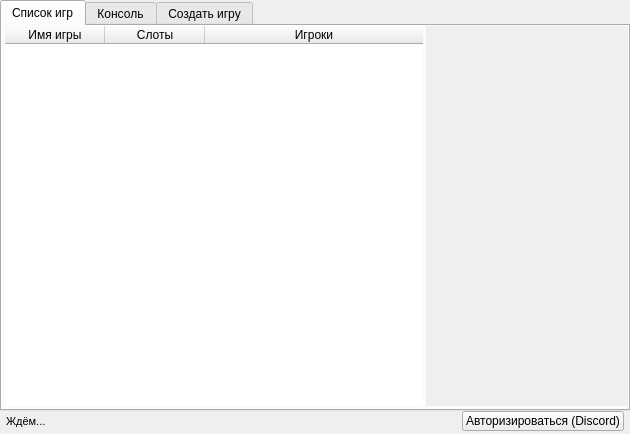
<?xml version="1.0" encoding="UTF-8"?>
<ui version="4.0">
 <class>ChatWidgetIrina</class>
 <widget class="QWidget" name="ChatWidgetIrina">
  <property name="geometry">
   <rect>
    <x>0</x>
    <y>0</y>
    <width>630</width>
    <height>434</height>
   </rect>
  </property>
  <property name="mouseTracking">
   <bool>true</bool>
  </property>
  <property name="windowTitle">
   <string>Form</string>
  </property>
  <layout class="QGridLayout" name="gridLayout">
   <property name="leftMargin">
    <number>0</number>
   </property>
   <property name="topMargin">
    <number>0</number>
   </property>
   <property name="rightMargin">
    <number>0</number>
   </property>
   <property name="bottomMargin">
    <number>3</number>
   </property>
   <property name="spacing">
    <number>0</number>
   </property>
   <item row="1" column="3">
    <widget class="QLabel" name="label">
     <property name="minimumSize">
      <size>
       <width>6</width>
       <height>0</height>
      </size>
     </property>
     <property name="maximumSize">
      <size>
       <width>6</width>
       <height>16777215</height>
      </size>
     </property>
     <property name="text">
      <string/>
     </property>
     <property name="textInteractionFlags">
      <set>Qt::NoTextInteraction</set>
     </property>
    </widget>
   </item>
   <item row="1" column="1">
    <widget class="QLabel" name="connectionStatus">
     <property name="sizePolicy">
      <sizepolicy hsizetype="Preferred" vsizetype="Preferred">
       <horstretch>0</horstretch>
       <verstretch>0</verstretch>
      </sizepolicy>
     </property>
     <property name="maximumSize">
      <size>
       <width>16777215</width>
       <height>20</height>
      </size>
     </property>
     <property name="font">
      <font>
       <pointsize>8</pointsize>
      </font>
     </property>
     <property name="text">
      <string>Ждём...</string>
     </property>
     <property name="margin">
      <number>0</number>
     </property>
     <property name="textInteractionFlags">
      <set>Qt::NoTextInteraction</set>
     </property>
    </widget>
   </item>
   <item row="1" column="2">
    <widget class="QPushButton" name="authButton">
     <property name="sizePolicy">
      <sizepolicy hsizetype="Fixed" vsizetype="Fixed">
       <horstretch>0</horstretch>
       <verstretch>0</verstretch>
      </sizepolicy>
     </property>
     <property name="maximumSize">
      <size>
       <width>16777215</width>
       <height>20</height>
      </size>
     </property>
     <property name="text">
      <string>Авторизироваться (Discord)</string>
     </property>
    </widget>
   </item>
   <item row="1" column="0">
    <widget class="QLabel" name="label_2">
     <property name="minimumSize">
      <size>
       <width>6</width>
       <height>0</height>
      </size>
     </property>
     <property name="maximumSize">
      <size>
       <width>6</width>
       <height>16777215</height>
      </size>
     </property>
     <property name="text">
      <string/>
     </property>
     <property name="textInteractionFlags">
      <set>Qt::NoTextInteraction</set>
     </property>
    </widget>
   </item>
   <item row="0" column="0" colspan="4">
    <widget class="CustomTabWidget" name="tabWidget">
     <property name="currentIndex">
      <number>0</number>
     </property>
     <widget class="QWidget" name="GameListTab">
      <attribute name="icon">
       <iconset resource="resources/icons.qrc">
        <normaloff>:/mainwindow/gamelist.png</normaloff>:/mainwindow/gamelist.png</iconset>
      </attribute>
      <attribute name="title">
       <string>Список игр</string>
      </attribute>
      <layout class="QGridLayout" name="gridLayout_3">
       <property name="leftMargin">
        <number>3</number>
       </property>
       <property name="topMargin">
        <number>0</number>
       </property>
       <property name="rightMargin">
        <number>0</number>
       </property>
       <property name="bottomMargin">
        <number>3</number>
       </property>
       <property name="spacing">
        <number>3</number>
       </property>
       <item row="0" column="0">
        <widget class="QTableWidget" name="GameList">
         <property name="frameShape">
          <enum>QFrame::NoFrame</enum>
         </property>
         <property name="editTriggers">
          <set>QAbstractItemView::NoEditTriggers</set>
         </property>
         <property name="alternatingRowColors">
          <bool>false</bool>
         </property>
         <property name="selectionMode">
          <enum>QAbstractItemView::SingleSelection</enum>
         </property>
         <property name="selectionBehavior">
          <enum>QAbstractItemView::SelectRows</enum>
         </property>
         <property name="showGrid">
          <bool>false</bool>
         </property>
         <property name="gridStyle">
          <enum>Qt::SolidLine</enum>
         </property>
         <property name="sortingEnabled">
          <bool>true</bool>
         </property>
         <attribute name="horizontalHeaderStretchLastSection">
          <bool>true</bool>
         </attribute>
         <attribute name="verticalHeaderVisible">
          <bool>false</bool>
         </attribute>
         <attribute name="verticalHeaderStretchLastSection">
          <bool>false</bool>
         </attribute>
         <column>
          <property name="text">
           <string>Имя игры</string>
          </property>
         </column>
         <column>
          <property name="text">
           <string>Слоты</string>
          </property>
         </column>
         <column>
          <property name="text">
           <string>Игроки</string>
          </property>
         </column>
        </widget>
       </item>
       <item row="0" column="1">
        <widget class="QScrollArea" name="scrollArea">
         <property name="sizePolicy">
          <sizepolicy hsizetype="Expanding" vsizetype="Expanding">
           <horstretch>0</horstretch>
           <verstretch>0</verstretch>
          </sizepolicy>
         </property>
         <property name="minimumSize">
          <size>
           <width>192</width>
           <height>0</height>
          </size>
         </property>
         <property name="maximumSize">
          <size>
           <width>202</width>
           <height>16777215</height>
          </size>
         </property>
         <property name="frameShape">
          <enum>QFrame::NoFrame</enum>
         </property>
         <property name="sizeAdjustPolicy">
          <enum>QAbstractScrollArea::AdjustIgnored</enum>
         </property>
         <property name="widgetResizable">
          <bool>false</bool>
         </property>
         <property name="alignment">
          <set>Qt::AlignHCenter|Qt::AlignTop</set>
         </property>
         <widget class="QWidget" name="scrollAreaWidgetContents">
          <property name="geometry">
           <rect>
            <x>5</x>
            <y>0</y>
            <width>192</width>
            <height>376</height>
           </rect>
          </property>
          <property name="sizePolicy">
           <sizepolicy hsizetype="Expanding" vsizetype="Expanding">
            <horstretch>0</horstretch>
            <verstretch>0</verstretch>
           </sizepolicy>
          </property>
          <property name="minimumSize">
           <size>
            <width>192</width>
            <height>0</height>
           </size>
          </property>
          <property name="maximumSize">
           <size>
            <width>192</width>
            <height>16777215</height>
           </size>
          </property>
          <layout class="QGridLayout" name="gridLayout_5">
           <property name="leftMargin">
            <number>0</number>
           </property>
           <property name="topMargin">
            <number>0</number>
           </property>
           <property name="rightMargin">
            <number>0</number>
           </property>
           <property name="bottomMargin">
            <number>0</number>
           </property>
           <property name="horizontalSpacing">
            <number>0</number>
           </property>
           <property name="verticalSpacing">
            <number>6</number>
           </property>
           <item row="6" column="0">
            <spacer name="verticalSpacer">
             <property name="orientation">
              <enum>Qt::Vertical</enum>
             </property>
             <property name="sizeHint" stdset="0">
              <size>
               <width>20</width>
               <height>40</height>
              </size>
             </property>
            </spacer>
           </item>
           <item row="5" column="0">
            <widget class="QLabel" name="mapDescription">
             <property name="minimumSize">
              <size>
               <width>192</width>
               <height>0</height>
              </size>
             </property>
             <property name="maximumSize">
              <size>
               <width>192</width>
               <height>16777215</height>
              </size>
             </property>
             <property name="font">
              <font>
               <kerning>false</kerning>
              </font>
             </property>
             <property name="text">
              <string/>
             </property>
             <property name="textFormat">
              <enum>Qt::RichText</enum>
             </property>
             <property name="wordWrap">
              <bool>true</bool>
             </property>
             <property name="textInteractionFlags">
              <set>Qt::TextSelectableByMouse</set>
             </property>
            </widget>
           </item>
           <item row="3" column="0">
            <widget class="QLabel" name="mapPlayers">
             <property name="minimumSize">
              <size>
               <width>192</width>
               <height>0</height>
              </size>
             </property>
             <property name="maximumSize">
              <size>
               <width>192</width>
               <height>16777215</height>
              </size>
             </property>
             <property name="font">
              <font>
               <weight>75</weight>
               <bold>true</bold>
              </font>
             </property>
             <property name="text">
              <string/>
             </property>
             <property name="textFormat">
              <enum>Qt::RichText</enum>
             </property>
             <property name="wordWrap">
              <bool>true</bool>
             </property>
             <property name="textInteractionFlags">
              <set>Qt::TextSelectableByMouse</set>
             </property>
            </widget>
           </item>
           <item row="2" column="0">
            <widget class="QLabel" name="mapImage">
             <property name="sizePolicy">
              <sizepolicy hsizetype="Preferred" vsizetype="Preferred">
               <horstretch>0</horstretch>
               <verstretch>0</verstretch>
              </sizepolicy>
             </property>
             <property name="minimumSize">
              <size>
               <width>192</width>
               <height>192</height>
              </size>
             </property>
             <property name="maximumSize">
              <size>
               <width>192</width>
               <height>192</height>
              </size>
             </property>
             <property name="text">
              <string/>
             </property>
             <property name="scaledContents">
              <bool>true</bool>
             </property>
             <property name="alignment">
              <set>Qt::AlignCenter</set>
             </property>
             <property name="textInteractionFlags">
              <set>Qt::NoTextInteraction</set>
             </property>
            </widget>
           </item>
           <item row="4" column="0">
            <widget class="QLabel" name="mapAuthor">
             <property name="minimumSize">
              <size>
               <width>192</width>
               <height>0</height>
              </size>
             </property>
             <property name="maximumSize">
              <size>
               <width>192</width>
               <height>16777215</height>
              </size>
             </property>
             <property name="text">
              <string/>
             </property>
             <property name="textFormat">
              <enum>Qt::RichText</enum>
             </property>
             <property name="wordWrap">
              <bool>true</bool>
             </property>
             <property name="textInteractionFlags">
              <set>Qt::TextSelectableByMouse</set>
             </property>
            </widget>
           </item>
           <item row="1" column="0">
            <widget class="QLabel" name="mapName">
             <property name="minimumSize">
              <size>
               <width>192</width>
               <height>0</height>
              </size>
             </property>
             <property name="maximumSize">
              <size>
               <width>192</width>
               <height>16777215</height>
              </size>
             </property>
             <property name="font">
              <font>
               <pointsize>8</pointsize>
               <weight>75</weight>
               <bold>true</bold>
              </font>
             </property>
             <property name="text">
              <string/>
             </property>
             <property name="textFormat">
              <enum>Qt::RichText</enum>
             </property>
             <property name="alignment">
              <set>Qt::AlignCenter</set>
             </property>
             <property name="textInteractionFlags">
              <set>Qt::TextSelectableByMouse</set>
             </property>
            </widget>
           </item>
           <item row="0" column="0">
            <widget class="QLabel" name="label_3">
             <property name="maximumSize">
              <size>
               <width>16777215</width>
               <height>0</height>
              </size>
             </property>
             <property name="text">
              <string/>
             </property>
             <property name="textInteractionFlags">
              <set>Qt::NoTextInteraction</set>
             </property>
            </widget>
           </item>
          </layout>
         </widget>
        </widget>
       </item>
      </layout>
     </widget>
     <widget class="QWidget" name="ChatTab">
      <attribute name="icon">
       <iconset resource="resources/icons.qrc">
        <normaloff>:/mainwindow/war3.png</normaloff>:/mainwindow/war3.png</iconset>
      </attribute>
      <attribute name="title">
       <string>Консоль</string>
      </attribute>
      <layout class="QGridLayout" name="gridLayout_2">
       <property name="leftMargin">
        <number>6</number>
       </property>
       <property name="topMargin">
        <number>6</number>
       </property>
       <property name="rightMargin">
        <number>6</number>
       </property>
       <property name="bottomMargin">
        <number>6</number>
       </property>
       <item row="0" column="0" colspan="2">
        <widget class="QSplitter" name="splitter">
         <property name="orientation">
          <enum>Qt::Horizontal</enum>
         </property>
         <widget class="QPlainTextEdit" name="chatfield">
          <property name="font">
           <font>
            <pointsize>9</pointsize>
           </font>
          </property>
          <property name="mouseTracking">
           <bool>true</bool>
          </property>
          <property name="frameShape">
           <enum>QFrame::NoFrame</enum>
          </property>
          <property name="readOnly">
           <bool>true</bool>
          </property>
          <property name="textInteractionFlags">
           <set>Qt::TextSelectableByKeyboard|Qt::TextSelectableByMouse</set>
          </property>
         </widget>
         <widget class="QListWidget" name="chatmembers">
          <property name="maximumSize">
           <size>
            <width>192</width>
            <height>16777215</height>
           </size>
          </property>
          <property name="mouseTracking">
           <bool>true</bool>
          </property>
          <property name="contextMenuPolicy">
           <enum>Qt::CustomContextMenu</enum>
          </property>
         </widget>
        </widget>
       </item>
       <item row="1" column="0">
        <widget class="QLineEdit" name="entryfield">
         <property name="mouseTracking">
          <bool>true</bool>
         </property>
         <property name="maxLength">
          <number>32767</number>
         </property>
        </widget>
       </item>
       <item row="1" column="1">
        <widget class="QPushButton" name="send">
         <property name="maximumSize">
          <size>
           <width>28</width>
           <height>22</height>
          </size>
         </property>
         <property name="mouseTracking">
          <bool>true</bool>
         </property>
         <property name="text">
          <string/>
         </property>
         <property name="icon">
          <iconset resource="resources/icons.qrc">
           <normaloff>:/mainwindow/chat/send.png</normaloff>:/mainwindow/chat/send.png</iconset>
         </property>
        </widget>
       </item>
      </layout>
     </widget>
     <widget class="QWidget" name="CreateGameTab">
      <attribute name="icon">
       <iconset resource="resources/icons.qrc">
        <normaloff>:/mainwindow/create_game.png</normaloff>:/mainwindow/create_game.png</iconset>
      </attribute>
      <attribute name="title">
       <string>Создать игру</string>
      </attribute>
      <layout class="QGridLayout" name="gridLayout_4">
       <property name="leftMargin">
        <number>6</number>
       </property>
       <property name="topMargin">
        <number>6</number>
       </property>
       <property name="rightMargin">
        <number>6</number>
       </property>
       <property name="bottomMargin">
        <number>6</number>
       </property>
       <item row="0" column="0">
        <widget class="QPushButton" name="pushButton">
         <property name="text">
          <string>ПОКА ЧТО НЕ РАБОТАЕТ</string>
         </property>
        </widget>
       </item>
      </layout>
     </widget>
    </widget>
   </item>
  </layout>
 </widget>
 <customwidgets>
  <customwidget>
   <class>CustomTabWidget</class>
   <extends>QTabWidget</extends>
   <header>customtabwidget.h</header>
   <container>1</container>
  </customwidget>
 </customwidgets>
 <resources>
  <include location="resources/icons.qrc"/>
 </resources>
 <connections/>
</ui>
